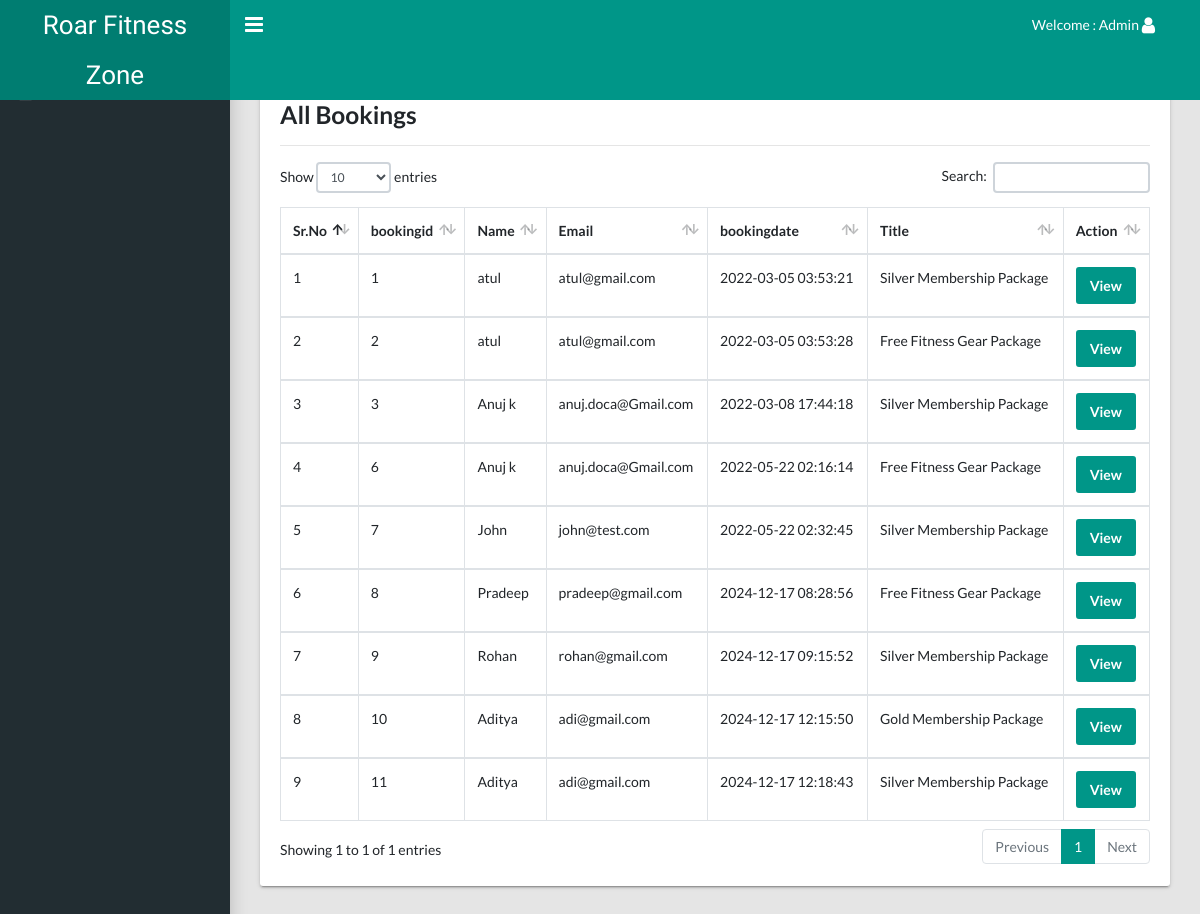
/gym/admin/booking-history.php (signed in), run on the app's committed database.
### tables this page shows
CREATE TABLE `tblbooking` (
  `id` int(11) NOT NULL,
  `package_id` varchar(45) DEFAULT NULL,
  `userid` varchar(45) DEFAULT NULL,
  `booking_date` timestamp NULL DEFAULT current_timestamp(),
  `payment` varchar(45) DEFAULT NULL,
  `paymentType` varchar(45) DEFAULT NULL
);

CREATE TABLE `tbluser` (
  `id` int(11) NOT NULL,
  `fname` varchar(45) DEFAULT NULL,
  `lname` varchar(45) DEFAULT NULL,
  `email` varchar(45) DEFAULT NULL,
  `mobile` varchar(45) DEFAULT NULL,
  `password` varchar(100) DEFAULT NULL,
  `state` varchar(45) DEFAULT NULL,
  `city` varchar(45) DEFAULT NULL,
  `address` varchar(200) DEFAULT NULL,
  `create_date` timestamp NULL DEFAULT current_timestamp()
);

CREATE TABLE `tbladdpackage` (
  `id` int(11) NOT NULL,
  `category` varchar(45) DEFAULT NULL,
  `titlename` varchar(450) DEFAULT NULL,
  `PackageType` varchar(45) DEFAULT NULL,
  `PackageDuratiobn` varchar(45) DEFAULT NULL,
  `Price` varchar(45) DEFAULT NULL,
  `uploadphoto` varchar(450) DEFAULT NULL,
  `Description` varchar(450) DEFAULT NULL,
  `create_date` timestamp NULL DEFAULT current_timestamp()
);

### gym/admin/booking-history.php (the view, shortened to what this page needs)
<?php session_start();
include  'include/config.php';
if (strlen($_SESSION['adminid']==0)) {
  header('location:logout.php');
  } else{
?>
<!DOCTYPE html>
<html lang="en">
  <head>
    <link rel="stylesheet" type="text/css" href="css/main.css">
    <link rel="stylesheet" type="text/css" href="https://maxcdn.bootstrapcdn.com/font-awesome/4.7.0/css/font-awesome.min.css">
  </head>
  <body class="app sidebar-mini rtl">
   <?php include 'include/header.php'; ?>
    <?php include 'include/sidebar.php'; ?>
    <main class="app-content">
       <div class="row">
        <div class="col-md-12">
          <div class="tile">
            <div class="tile-body">
              <h3>All Bookings</h3>
              <hr />
              <table class="table table-hover table-bordered" id="sampleTable">
                <thead>
                  <tr>
                    <th>Sr.No</th>
        <th>bookingid</th>
        <th>Name</th>
        <th>Email</th>
        <th>bookingdate</th>
        <th>Title</th>
        <th>Action</th>
                  </tr>
                </thead>
               <?php
                  $sql="SELECT t1.id as bookingid,t3.fname as Name, t3.email as email,t1.booking_date as bookingdate,t2.titlename as title,t2.PackageDuratiobn as PackageDuratiobn,
t2.Price as Price,t2.Description as Description,t4.category_name as category_name,t5.PackageName as PackageName FROM tblbooking as t1
 join tbladdpackage as t2
on t1.package_id =t2.id
join tbluser as t3
on t1.userid=t3.id
join tblcategory as t4
on t2.category=t4.id
join tblpackage as t5
on t2.PackageType=t5.id";
                  $query= $dbh->prepare($sql);
                  $query-> execute();
                  $results = $query -> fetchAll(PDO::FETCH_OBJ);
                  $cnt=1;
                  if($query -> rowCount() > 0)
                  {
                  foreach($results as $result)
                  {
                  ?>
                <tbody>
                  <tr>
                    <td><?php echo($cnt);?></td>
                    <td ><?php echo htmlentities($result->bookingid);?></td>
                    <td><?php echo htmlentities($result->Name);?></td>
                    <td><?php echo htmlentities($result->email);?></td>
                    <td><?php echo htmlentities($result->bookingdate);?></td>
                    <td ><?php echo htmlentities($result->title);?></td>
                     <td>
                      <a href="booking-history-details.php?bookingid=<?php echo htmlentities($result->bookingid);?>"><button class="btn btn-primary" type="button">View</button></a>
                     </td>
                  </tr>
                    <?php  $cnt=$cnt+1; } } ?>
                </tbody>
              </table>
            </div>
          </div>
        </div>
      </div>
    </main>
  </body>
</html>
<?php } ?>

### data on the page
tblbooking: id "1", userid.fname "atul", userid.email "atul@gmail.com", booking_date "2022-03-05 03:53:21", tbladdpackage.titlename "Silver Membership Package"
tblbooking: id "2", userid.fname "atul", userid.email "atul@gmail.com", booking_date "2022-03-05 03:53:28", tbladdpackage.titlename "Free Fitness Gear Package"
tblbooking: id "3", userid.fname "Anuj k", userid.email "anuj.doca@Gmail.com", booking_date "2022-03-08 17:44:18", tbladdpackage.titlename "Silver Membership Package"
tblbooking: id "6", userid.fname "Anuj k", userid.email "anuj.doca@Gmail.com", booking_date "2022-05-22 02:16:14", tbladdpackage.titlename "Free Fitness Gear Package"
tblbooking: id "7", userid.fname "John", userid.email "john@test.com", booking_date "2022-05-22 02:32:45", tbladdpackage.titlename "Silver Membership Package"
tblbooking: id "8", userid.fname "Pradeep", userid.email "pradeep@gmail.com", booking_date "2024-12-17 08:28:56", tbladdpackage.titlename "Free Fitness Gear Package"
tblbooking: id "9", userid.fname "Rohan", userid.email "rohan@gmail.com", booking_date "2024-12-17 09:15:52", tbladdpackage.titlename "Silver Membership Package"
tblbooking: id "10", userid.fname "Aditya", userid.email "adi@gmail.com", booking_date "2024-12-17 12:15:50", tbladdpackage.titlename "Gold Membership Package"
tblbooking: id "11", userid.fname "Aditya", userid.email "adi@gmail.com", booking_date "2024-12-17 12:18:43", tbladdpackage.titlename "Silver Membership Package"
